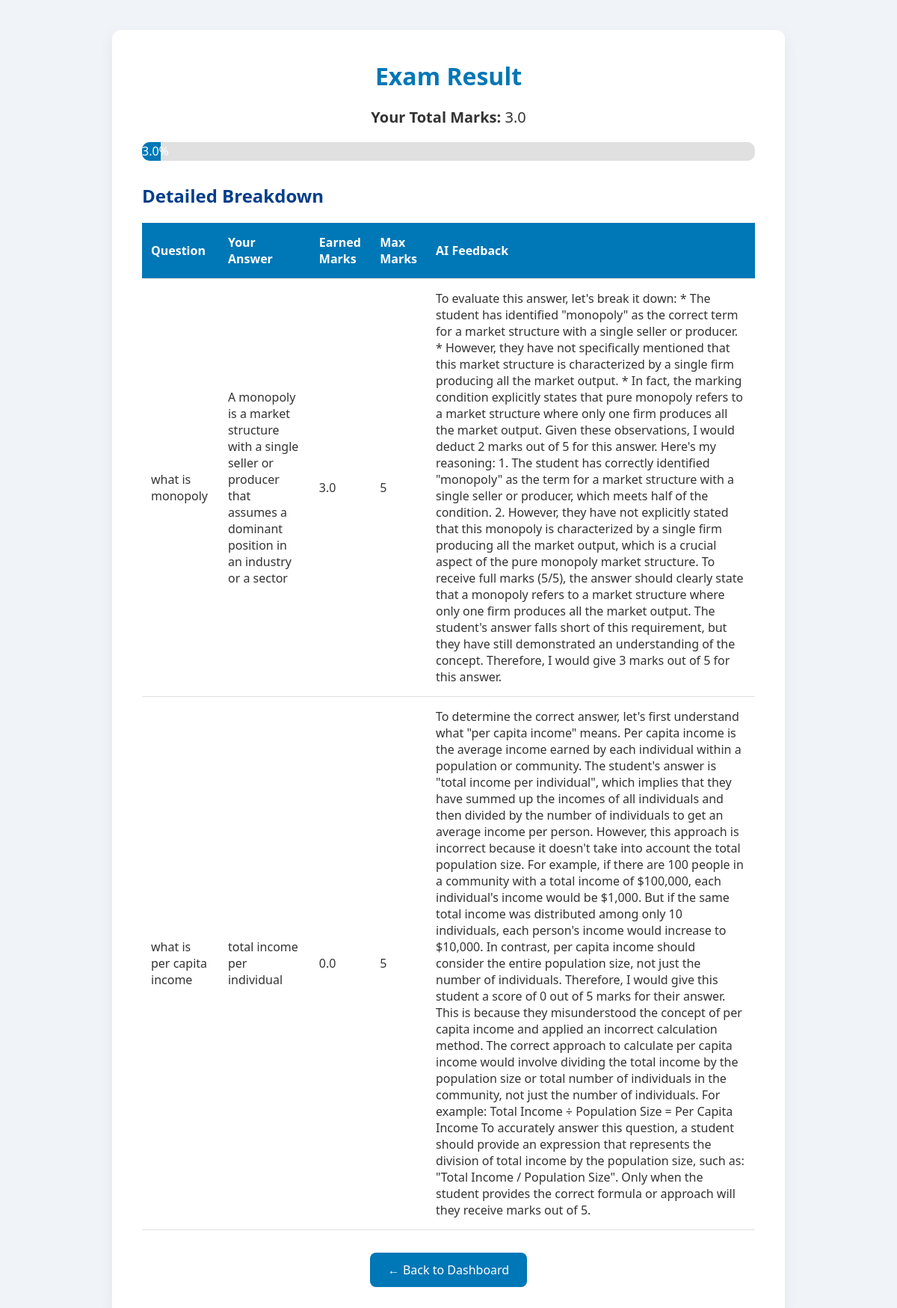
Screenshot of /view_result/1 (signed in) with the database file from the repository.
### tables this page shows
CREATE TABLE Attended (
                            id INTEGER PRIMARY KEY AUTOINCREMENT,
                            student_id INTEGER,
                            exam_id INTEGER,
                            earned_total REAL);

CREATE TABLE Answer (
                            id INTEGER PRIMARY KEY AUTOINCREMENT,
                            question_id INTEGER,
                            student_id INTEGER,
                            answer_text TEXT,
                            earned_marks REAL,  -- ✅ Changed from INTEGER to REAL
                            feedback TEXT);

CREATE TABLE Question (
                            id INTEGER PRIMARY KEY AUTOINCREMENT,
                            exam_id INTEGER,
                            question_text TEXT,
                            total_marks INTEGER,
                            answer_key TEXT);

### app.py (the view)
@app.route('/view_result/<int:exam_id>')
def view_result(exam_id):
    if 'student_id' not in session:
        return redirect('/login_student')
    student_id = session['student_id']
    with sqlite3.connect('database.db') as conn:
        cursor = conn.cursor()
        cursor.execute("SELECT earned_total FROM Attended WHERE student_id = ? AND exam_id = ?", (student_id, exam_id))
        result = cursor.fetchone()
        cursor.execute("""
            SELECT Question.question_text, Answer.answer_text, Answer.earned_marks, Question.total_marks, Answer.feedback
            FROM Answer
            JOIN Question ON Answer.question_id = Question.id
            WHERE Answer.student_id = ? AND Question.exam_id = ?
        """, (student_id, exam_id))
        answers = cursor.fetchall()  # List of (question_text, answer_text, earned_marks, max_marks, feedback)
    return render_template('view_result.html', result=result, answers=answers)

### templates/view_result.html (shortened to what this page needs)
<!DOCTYPE html>
<html lang="en">
<head>
</head>
<body>
    <div class="container">
        <h1>Exam Result</h1>
        <p class="total-marks"><strong>Your Total Marks:</strong> {{ result[0] }}</p>
        <div class="progress-bar-container">
            <div class="progress-bar" id="progressBar">{{ result[0] }}%</div>
        </div>
        <h2>Detailed Breakdown</h2>
        <table>
            <thead>
                <tr>
                    <th>Question</th>
                    <th>Your Answer</th>
                    <th>Earned Marks</th>
                    <th>Max Marks</th>
                    <th>AI Feedback</th>
                </tr>
            </thead>
            <tbody>
                {% for answer in answers %}
                <tr>
                    <td data-label="Question">{{ answer[0] }}</td>
                    <td data-label="Your Answer">{{ answer[1] }}</td>
                    <td data-label="Earned Marks">{{ answer[2] }}</td>
                    <td data-label="Max Marks">{{ answer[3] }}</td>
                    <td data-label="AI Feedback">{{ answer[4] }}</td>
                </tr>
                {% endfor %}
            </tbody>
        </table>
        <div style="text-align: center;">
            <a href="/dashboard_student" class="back-button">← Back to Dashboard</a>
        </div>
    </div>
</body>
</html>

### templates/view_result.html (style rules this page uses)
* { margin: 0; padding: 0; box-sizing: border-box; }
body { font-family: 'Segoe UI', Tahoma, Geneva, Verdana, sans-serif; background-color: #f0f4f8; color: #333; padding: 40px 20px; transition: background-color 0.3s ease; }
.container { max-width: 900px; margin: 0 auto; background: #ffffff; padding: 40px; border-radius: 12px; box-shadow: 0 6px 20px rgba(0, 0, 0, 0.06); animation: fadeIn 0.8s ease; }
h1 { font-size: 32px; color: #0077b6; margin-bottom: 20px; text-align: center; }
h2 { font-size: 24px; color: #023e8a; margin: 30px 0 15px; }
.total-marks { font-size: 20px; text-align: center; color: #333; }
.progress-bar-container { width: 100%; background-color: #e0e0e0; border-radius: 10px; margin: 20px 0; overflow: hidden; height: 25px; }
.progress-bar { height: 100%; width: 0%; background-color: #0077b6; color: white; text-align: center; line-height: 25px; transition: width 1s ease-in-out; }
table { width: 100%; border-collapse: collapse; margin-top: 20px; }
table th, table td { padding: 15px 12px; border-bottom: 1px solid #e0e0e0; text-align: left; font-size: 16px; transition: background-color 0.3s ease; }
table th { background-color: #0077b6; color: white; }
.back-button { display: inline-block; margin-top: 30px; padding: 12px 24px; background-color: #0077b6; color: white; text-decoration: none; font-size: 16px; border-radius: 8px; transition: background-color 0.3s ease, transform 0.3s ease; }

### rows the page displays
Attended: earned_total "3.0"
Answer: question_text "what is monopoly", answer_text "A monopoly is a market structure with a single seller or producer that assumes a dominant position in an industry or a sector", earned_marks "3.0", total_marks "5", feedback "To evaluate this answer, let's break it down: * The student has identified \"monopoly\" as the correct term for a market structure with a single seller or producer. * However, they have not specifically mentioned that this market structure is characterized by a single firm producing all the market output. * In fact, the marking condition explicitly states that pure monopoly refers to a market structure where only one firm produces all the market output. Given these observations, I would deduct 2 marks out of 5 for this answer. Here's my reasoning: 1. The student has correctly identified \"monopoly\" as the term for a market structure with a single seller or producer, which meets half of the…"
Answer: question_text "what is per capita income", answer_text "total income per individual", earned_marks "0.0", total_marks "5", feedback "To determine the correct answer, let's first understand what \"per capita income\" means. Per capita income is the average income earned by each individual within a population or community. The student's answer is \"total income per individual\", which implies that they have summed up the incomes of all individuals and then divided by the number of individuals to get an average income per person. However, this approach is incorrect because it doesn't take into account the total population size. For example, if there are 100 people in a community with a total income of $100,000, each individual's income would be $1,000. But if the same total income was distributed among only 10 individuals, each…"
